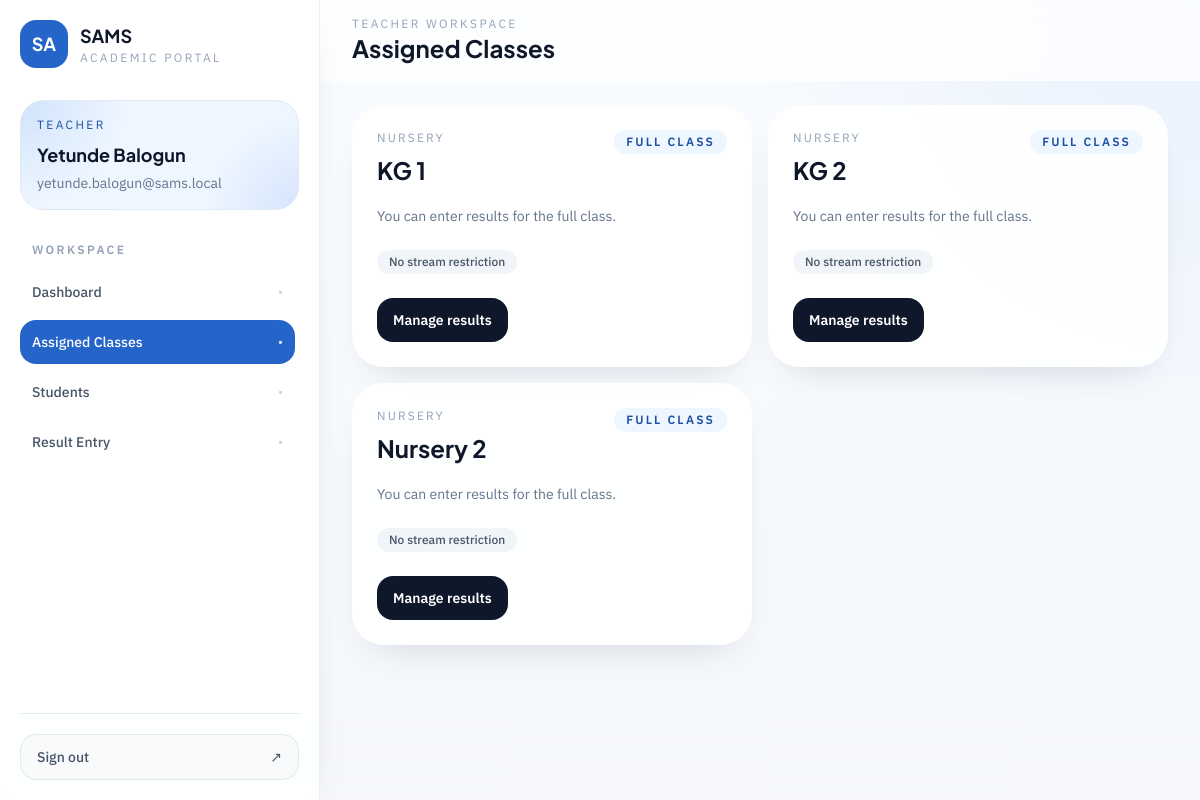
Page /teacher/classes (signed in) on the committed database.
### app/models/user.py (models this page shows, shortened)
class User(UserMixin, db.Model):
    __tablename__ = "users"
    id = db.Column(db.Integer, primary_key=True)
    username = db.Column(db.String(80), unique=True, nullable=False, index=True)
    full_name = db.Column(db.String(150), nullable=False)
    email = db.Column(db.String(255), unique=True, nullable=False, index=True)
    password_hash = db.Column(db.String(255), nullable=False)
    role = db.Column(db.String(20), nullable=False, index=True)
    is_active = db.Column(db.Boolean, nullable=False, default=True)
    created_at = db.Column(
        db.DateTime, nullable=False, default=lambda: datetime.now(timezone.utc)
    )
    student_profile = db.relationship(
        "Student", back_populates="user", uselist=False, lazy="select"
    )
    teacher_profile = db.relationship(
        "Teacher", back_populates="user", uselist=False, lazy="select"
    )
    uploaded_results = db.relationship(
        "Result",
        back_populates="uploaded_by_user",
        foreign_keys="Result.uploaded_by_user_id",
        lazy="dynamic",
    )
    overridden_results = db.relationship(
        "Result",
        back_populates="overridden_by_user",
        foreign_keys="Result.overridden_by_user_id",
        lazy="dynamic",
    )
    __table_args__ = (
        db.CheckConstraint(
            "role IN ('admin', 'teacher', 'student')", name="ck_users_role"
        ),
    )

### app/models/class_.py (models this page shows, shortened)
class Class(db.Model):
    __tablename__ = "classes"
    id = db.Column(db.Integer, primary_key=True)
    name = db.Column(db.String(50), nullable=False)
    level = db.Column(db.String(20), nullable=False, index=True)
    session_id = db.Column(db.Integer, db.ForeignKey("sessions.id"), nullable=False)
    arm = db.Column(db.String(10), nullable=True)
    show_position = db.Column(db.Boolean, nullable=False, default=False)
    is_active = db.Column(db.Boolean, nullable=False, default=True)
    assessment_schema = db.Column(db.JSON, nullable=True)
    session = db.relationship("Session", back_populates="classes")
    streams = db.relationship(
        "Stream", back_populates="class_", cascade="all, delete-orphan", lazy="selectin"
    )
    students = db.relationship("Student", back_populates="class_", lazy="dynamic")
    class_subjects = db.relationship(
        "ClassSubject",
        back_populates="class_",
        cascade="all, delete-orphan",
        lazy="dynamic",
    )
    teacher_assignments = db.relationship(
        "ClassTeacherMap",
        back_populates="class_",
        cascade="all, delete-orphan",
        lazy="dynamic",
    )
    results = db.relationship("Result", back_populates="class_", lazy="dynamic")
    __table_args__ = (
        db.UniqueConstraint("session_id", "name", "arm", name="uq_classes_session_name_arm"),
        db.CheckConstraint(
            "level IN ('nursery', 'primary', 'secondary')", name="ck_classes_level"
        ),
    )

### app/routes/teacher.py (the view)
@teacher_bp.route("/classes")
@login_required
@role_required("teacher")
def classes():
    teacher = _current_teacher()
    assigned_classes = _teacher_classes(teacher)
    class_scopes = []
    for class_ in assigned_classes:
        streams = _accessible_streams(teacher, class_)
        class_scopes.append(
            {
                "class": class_,
                "streams": streams,
                "has_stream_scope": class_.level == Level.SECONDARY,
            }
        )
    return render_template(
        "teacher/classes.html",
        teacher=teacher,
        class_scopes=class_scopes,
    )

### app/routes/teacher.py (called while the page is built, shortened)
def _current_teacher() -> Teacher:
    teacher = current_user.teacher_profile
    if teacher is None:
        abort(403)
    return teacher

def _teacher_classes(teacher: Teacher) -> list[Class]:
    return (
        Class.query.join(ClassTeacherMap)
        .filter(ClassTeacherMap.teacher_id == teacher.id, Class.is_active.is_(True))
        .order_by(Class.name.asc())
        .distinct()
        .all()
    )

def _accessible_streams(teacher: Teacher, class_: Class | None) -> list[Stream]:
    if class_ is None or class_.level != Level.SECONDARY:
        return []

### app/templates/teacher/classes.html (shortened to what this page needs)
{% extends "layouts/app_shell.html" %}
{% block page_eyebrow %}Teacher Workspace{% endblock %}
{% block page_title %}Assigned Classes{% endblock %}
{% block shell_content %}
<section class="grid gap-4 lg:grid-cols-2 xl:grid-cols-3">
  {% for item in class_scopes %}
    <article class="rounded-[2rem] border border-white/80 bg-white/90 p-6 shadow-soft">
      <div class="flex items-start justify-between gap-4">
        <div>
          <p class="text-xs uppercase tracking-[0.18em] text-slate-400">{{ item.class.level|title }}</p>
          <h2 class="mt-2 font-display text-2xl font-bold text-slateink">{{ item.class.name }}</h2>
        </div>
        <span class="rounded-full bg-brand-50 px-3 py-1 text-xs font-semibold uppercase tracking-[0.18em] text-brand-700">
          {% if item.has_stream_scope %}Stream aware{% else %}Full class{% endif %}
        </span>
      </div>
      <p class="mt-4 text-sm leading-7 text-slate-500">
        {% if item.has_stream_scope %}
          You can work only within these secondary stream scopes.
        {% else %}
          You can enter results for the full class.
        {% endif %}
      </p>
      <div class="mt-5 flex flex-wrap gap-2">
        {% if item.streams %}
          {% for stream in item.streams %}
            <span class="rounded-full bg-slate-100 px-3 py-1 text-xs font-medium text-slate-600">{{ stream.name }}</span>
          {% endfor %}
        {% else %}
          <span class="rounded-full bg-slate-100 px-3 py-1 text-xs font-medium text-slate-600">No stream restriction</span>
        {% endif %}
      </div>
      <div class="mt-6">
        <a href="{{ url_for('teacher.upload_results', class_id=item.class.id) }}" class="inline-flex rounded-2xl bg-slateink px-4 py-3 text-sm font-semibold text-white transition hover:bg-brand-700">Manage results</a>
      </div>
    </article>
  {% endfor %}
</section>
{% endblock %}

### app/templates/layouts/app_shell.html (shortened to what this page needs)
{% extends "base.html" %}
{% set endpoint = request.endpoint or "" %}
{% set nav_groups = [] %}
{% if current_user.is_authenticated and current_user.role == 'admin' %}
  {% set nav_groups = [
    {'label': 'Overview', 'items': [
      {'title': 'Dashboard', 'endpoint': 'admin.dashboard', 'href': url_for('admin.dashboard')},
      {'title': 'Teachers', 'endpoint': 'admin.teachers', 'href': url_for('admin.teachers')},
      {'title': 'Students', 'endpoint': 'admin.students', 'href': url_for('admin.students')},
      {'title': 'Structure', 'endpoint': 'admin.classes', 'href': url_for('admin.classes')},
      {'title': 'Sessions', 'endpoint': 'admin.sessions', 'href': url_for('admin.sessions')},
      {'title': 'Results', 'endpoint': 'admin.results', 'href': url_for('admin.results')},
    ]}
  ] %}
{% elif current_user.is_authenticated and current_user.role == 'teacher' %}
  {% set nav_groups = [
    {'label': 'Workspace', 'items': [
      {'title': 'Dashboard', 'endpoint': 'teacher.dashboard', 'href': url_for('teacher.dashboard')},
      {'title': 'Assigned Classes', 'endpoint': 'teacher.classes', 'href': url_for('teacher.classes')},
      {'title': 'Students', 'endpoint': 'teacher.students', 'href': url_for('teacher.students')},
      {'title': 'Result Entry', 'endpoint': 'teacher.upload_results', 'href': url_for('teacher.upload_results')},
    ]}
  ] %}
{% elif current_user.is_authenticated and current_user.role == 'student' %}
  {% set nav_groups = [
    {'label': 'Student', 'items': [
      {'title': 'Dashboard', 'endpoint': 'student.dashboard', 'href': url_for('student.dashboard')},
      {'title': 'My Results', 'endpoint': 'student.results', 'href': url_for('student.results')},
      {'title': 'Report Card', 'endpoint': 'student.report_card', 'href': url_for('student.report_card')},
    ]}
  ] %}
{% endif %}
{% block body %}
<div class="min-h-screen lg:flex">
  <aside class="fixed inset-y-0 left-0 z-50 flex w-80 -translate-x-full flex-col border-r border-slate-200/70 bg-white/90 px-5 py-5 shadow-soft backdrop-blur transition duration-300 lg:sticky lg:top-0 lg:h-screen lg:translate-x-0" data-sidebar>
    <div class="flex items-center justify-between">
      <a href="{{ url_for(endpoint.split('.')[0] ~ '.dashboard') if endpoint else url_for('auth.login') }}" class="flex items-center gap-3">
        <div class="flex h-12 w-12 items-center justify-center rounded-2xl bg-brand-600 text-lg font-display font-bold text-white shadow-soft">SA</div>
        <div>
          <p class="font-display text-lg font-bold text-slateink">SAMS</p>
          <p class="text-xs uppercase tracking-[0.2em] text-slate-400">Academic Portal</p>
        </div>
      </a>
    </div>
    <div class="mt-8 rounded-3xl border border-slate-200/80 bg-mesh-glow bg-brand-50 px-4 py-4">
      <p class="text-xs uppercase tracking-[0.2em] text-brand-700">{{ current_user.role|title }}</p>
      <h2 class="mt-2 font-display text-lg font-bold text-slateink">{{ current_user.full_name }}</h2>
      <p class="mt-1 text-sm text-slate-500">{{ current_user.email }}</p>
    </div>
    <nav class="mt-8 flex-1 space-y-7 overflow-y-auto pr-1">
      {% for group in nav_groups %}
        <div>
          <p class="mb-3 px-3 text-xs font-semibold uppercase tracking-[0.2em] text-slate-400">{{ group["label"] }}</p>
          <div class="space-y-1.5">
            {% for item in group["items"] %}
              {% set active = endpoint == item.endpoint %}
              <a href="{{ item.href }}" class="group flex items-center justify-between rounded-2xl px-3 py-3 text-sm font-medium transition
                {% if active %}
                  bg-brand-600 text-white shadow-soft
                {% else %}
                  text-slate-600 hover:bg-slate-100 hover:text-slateink
                {% endif %}
              ">
                <span>{{ item.title }}</span>
                <span class="text-xs {% if active %}text-white/80{% else %}text-slate-300 group-hover:text-slate-500{% endif %}">•</span>
              </a>
            {% endfor %}
          </div>
        </div>
      {% endfor %}
    </nav>
    <div class="border-t border-slate-200 pt-5">
      <a href="{{ url_for('auth.logout') }}" class="flex items-center justify-between rounded-2xl border border-slate-200 bg-slate-50 px-4 py-3 text-sm font-medium text-slate-600 transition hover:border-brand-200 hover:bg-brand-50 hover:text-brand-700">
        <span>Sign out</span>
        <span>↗</span>
      </a>
    </div>
  </aside>
  <div class="min-w-0 flex-1">
    <header class="sticky top-0 z-30 border-b border-white/60 bg-white/75 backdrop-blur">
      <div class="mx-auto flex max-w-7xl items-center justify-between gap-4 px-4 py-4 sm:px-6 lg:px-8">
        <div class="flex items-center gap-3">
          <div>
            <p class="text-xs uppercase tracking-[0.2em] text-slate-400">{% block page_eyebrow %}Workspace{% endblock %}</p>
            <h1 class="font-display text-2xl font-bold text-slateink">{% block page_title %}Dashboard{% endblock %}</h1>
          </div>
        </div>
      </div>
    </header>
    <main class="mx-auto max-w-7xl px-4 py-6 sm:px-6 lg:px-8">
      {% block shell_content %}{% endblock %}
    </main>
  </div>
</div>
{% endblock %}

### rows in the picture
User: role "TEACHER", full_name "Yetunde Balogun", email "yetunde.balogun@sams.local"
Class: class.level "NURSERY", class.name "KG 1"
Class: class.level "NURSERY", class.name "KG 2"
Class: class.level "NURSERY", class.name "Nursery 2"

### other values in the picture
{{ group["label"] }} "WORKSPACE"
{{ item.title }} "Dashboard" "Assigned Classes" "Students" "Result Entry"
